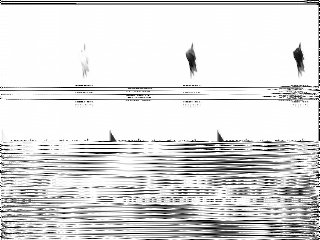
#> input picture RedFox_CTF_2026/REDFOX/echoesOfBifrost/sstv_improved_sync_decode.png, 320 x 240 px
$ python enhance_image.py
#> lines starting #> are read from the running program, lines starting #| are printed output that depends on the picture
#!/usr/bin/env python3
"""
Try different threshold levels and contrast adjustments to reveal hidden content
"""
import numpy as np
from PIL import Image, ImageEnhance

def analyze_with_different_thresholds():
    """Try extracting content at different brightness thresholds"""

    img_file = 'sstv_improved_sync_decode.png'
    img = Image.open(img_file)
#> img is the input picture: PIL image 320x240 L; min 0, max 255, mean 219.5
    img_arr = np.array(img, dtype=np.uint8)

    print(f"Image range: {img_arr.min()} to {img_arr.max()}")
#| Image range: 0 to 255
    print(f"Mean brightness: {img_arr.mean():.2f}")
#| Mean brightness: 219.51
    print(f"Std deviation: {img_arr.std():.2f}")
#| Std deviation: 64.80

    # Histogram analysis
    print("\n=== Brightness Distribution ===")
    hist, bins = np.histogram(img_arr.flatten(), bins=256, range=(0, 256))
#> hist = 256 values, max 33305 at index 254, min 16 at index 7, mean 300; bins = 257 values from 0 to 256

    # Find peaks
    peaks = []
    for i in range(1, 255):
        if hist[i] > hist[i-1] and hist[i] > hist[i+1]:
            if hist[i] > 100:  # Significant peak
                peaks.append((i, hist[i]))
#> after the loop, peaks = 44 pairs, first value 47 to 254, second value 101 to 33305

    for val, count in sorted(peaks, key=lambda x: x[1], reverse=True)[:10]:
        print(f"  Peak at {val}: {count} pixels ({100*count/img_arr.size:.1f}%)")
#> this loop made 10 passes
#> (val, count) on passes 1 to 10: (254, 33305), (127, 598), (247, 445), (245, 300), (241, 199), (213, 187), (237, 177), (210, 174), (220, 170), (229, 163)
#|   Peak at 254: 33305 pixels (43.4%)
#|   Peak at 127: 598 pixels (0.8%)
#|   Peak at 247: 445 pixels (0.6%)
#|   Peak at 245: 300 pixels (0.4%)
#|   Peak at 241: 199 pixels (0.3%)
#|   Peak at 213: 187 pixels (0.2%)
#|   Peak at 237: 177 pixels (0.2%)
#|   Peak at 210: 174 pixels (0.2%)
#> (further printed lines are left out)

    # Print value ranges
    for threshold in [100, 150, 200, 220, 240]:
        dark_pixels = np.sum(img_arr < threshold)
        print(f"  Pixels < {threshold}: {dark_pixels} ({100*dark_pixels/img_arr.size:.1f}%)")
#> this loop made 5 passes
#> dark_pixels on passes 1 to 5: 6632, 12056, 16878, 19648, 22722
#|   Pixels < 100: 6632 (8.6%)
#|   Pixels < 150: 12056 (15.7%)
#|   Pixels < 200: 16878 (22.0%)
#|   Pixels < 220: 19648 (25.6%)
#|   Pixels < 240: 22722 (29.6%)

    # Try inverting
    print("\n=== Inverted Image Analysis ===")
    inv_img_arr = 255 - img_arr
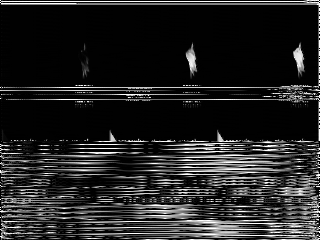
#> inv_img_arr: shape (240, 320); min 0, max 255, mean 35.5
    print(f"Inverted range: {inv_img_arr.min()} to {inv_img_arr.max()}")
#| Inverted range: 0 to 255

    # Try different contrast enhancements
    print("\n=== Testing Contrast Adjustments ===")

    for contrast_factor in [1.5, 2.0, 3.0, 5.0]:
        enhancer = ImageEnhance.Contrast(img)
        enhanced = enhancer.enhance(contrast_factor)

        out_file = f'sstv_contrast_{contrast_factor}.png'
        enhanced.save(out_file)

        enhanced_arr = np.array(enhanced, dtype=np.uint8)
        dark = np.sum(enhanced_arr < 128)
        print(f"  Contrast {contrast_factor}: saved to {out_file}, dark pixels: {dark}")
#> this loop made 4 passes
#> dark on passes 1 to 4: 13047, 14389, 15820, 17082
#|   Contrast 1.5: saved to sstv_contrast_1.5.png, dark pixels: 13047
#|   Contrast 2.0: saved to sstv_contrast_2.0.png, dark pixels: 14389
#|   Contrast 3.0: saved to sstv_contrast_3.0.png, dark pixels: 15820
#|   Contrast 5.0: saved to sstv_contrast_5.0.png, dark pixels: 17082
#> pass 1, in analyze_with_different_thresholds, `enhanced = enhancer.enhance(contrast_factor)`:
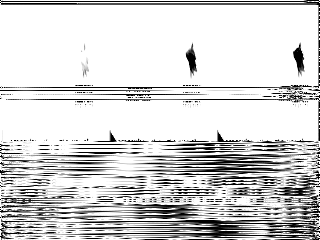
#> enhanced: PIL image 320x240 L; min 0, max 255, mean 211.8
#> pass 2, in analyze_with_different_thresholds, `enhanced = enhancer.enhance(contrast_factor)`:
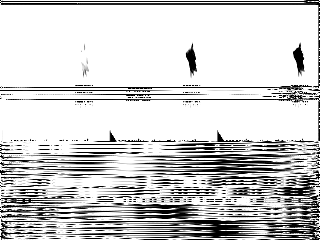
#> enhanced: PIL image 320x240 L; min 0, max 255, mean 206.7
#> pass 3, in analyze_with_different_thresholds, `enhanced = enhancer.enhance(contrast_factor)`:
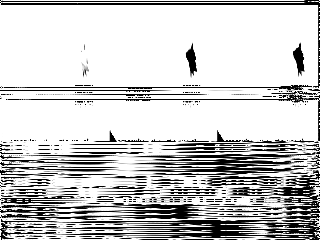
#> enhanced: PIL image 320x240 L; min 0, max 255, mean 201.5
#> after the loop:
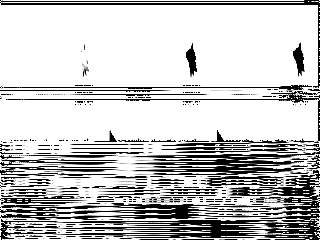
#> enhanced: PIL image 320x240 L; min 0, max 255, mean 197.5

    # Try equalization
    print("\n=== Histogram Equalization ===")
    from PIL import ImageOps
    eq_img = ImageOps.equalize(img)
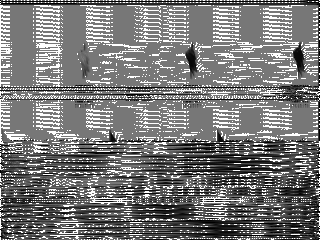
#> eq_img: PIL image 320x240 L; min 0, max 255, mean 122.1
    eq_img.save('sstv_equalized.png')

    eq_arr = np.array(eq_img, dtype=np.uint8)
    print(f"Equalized range: {eq_arr.min()} to {eq_arr.max()}")
#| Equalized range: 0 to 255
    print(f"Equalized mean: {eq_arr.mean():.2f}")
#| Equalized mean: 122.09

    # Try adaptive histogram equalization
    print("\n=== Examining Actual Data Values ===")
    unique_vals = np.unique(img_arr)
#> unique_vals = 256 values from 0 to 255
    print(f"Unique values in image: {len(unique_vals)}")
#| Unique values in image: 256
    print(f"Values: {unique_vals[:20]}...{unique_vals[-20:]}")
#> (printed output is left out)

    # Check if there's actual variation in rows
    print("\n=== Per-Row Value Distribution ===")
    for row_idx in [0, 50, 100, 150, 200, 239]:
        row = img_arr[row_idx]
        print(f"  Row {row_idx}: min={row.min()}, max={row.max()}, mean={row.mean():.1f}, unique={len(np.unique(row))}")
#> this loop made 6 passes
#|   Row 0: min=0, max=255, mean=243.1, unique=26
#|   Row 50: min=40, max=255, mean=246.9, unique=27
#|   Row 100: min=0, max=255, mean=238.7, unique=49
#|   Row 150: min=0, max=255, mean=229.5, unique=77
#|   Row 200: min=85, max=255, mean=205.5, unique=115
#|   Row 239: min=0, max=255, mean=182.7, unique=142

    # Look for the dark regions specifically
    print("\n=== Dark Pixel Locations ===")
    dark_mask = img_arr < 200
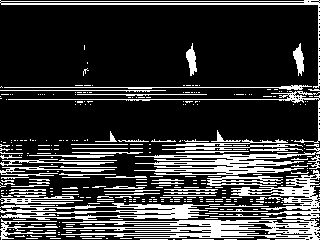
#> dark_mask: shape (240, 320) bool; 22% white in thin lines or dots
    dark_rows = np.any(dark_mask, axis=1)
    dark_row_indices = np.where(dark_rows)[0]
#> dark_row_indices = 240 values from 0 to 239

    if len(dark_row_indices) > 0:
        print(f"Rows with pixels < 200: {len(dark_row_indices)}")
#| Rows with pixels < 200: 240
        print(f"Row ranges: {dark_row_indices[0]} to {dark_row_indices[-1]}")
#| Row ranges: 0 to 239
        print(f"Gaps between: {np.diff(dark_row_indices)[:20]}")
#| Gaps between: [1 1 1 1 1 1 1 1 1 1 1 1 1 1 1 1 1 1 1 1]

        # Crop to region with actual content
        min_row = dark_row_indices[0]
#> min_row = 0
        max_row = dark_row_indices[-1] + 1
#> max_row = 240

        crop = img_arr[min_row:max_row, :]
        print(f"\nCrop shape: {crop.shape}")
#| Crop shape: (240, 320)
        crop_img = Image.fromarray(crop)
        crop_img.save('sstv_cropped_content.png')
        print("Saved cropped region to sstv_cropped_content.png")

if __name__ == '__main__':
    analyze_with_different_thresholds()

$ run again, with RedFox_CTF_2026/REDFOX/echoesOfBifrost/crop_0_4000.png_sharp.png copied over RedFox_CTF_2026/REDFOX/echoesOfBifrost/sstv_improved_sync_decode.png
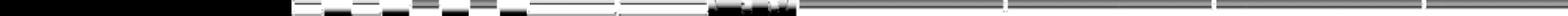
#> input picture RedFox_CTF_2026/REDFOX/echoesOfBifrost/crop_0_4000.png_sharp.png, 40000 x 400 px (shown at 1/26 size)
#> in analyze_with_different_thresholds, img is the input picture: PIL image 40000x400 L; min 0, max 255, mean 149.7
#| Image range: 0 to 255
#| Mean brightness: 149.69
#| Std deviation: 100.08
#> hist = 256 values, max 5413306 at index 255, min 0 at index 2, mean 62500; bins = 257 values from 0 to 256
#> after the loop in analyze_with_different_thresholds, `for i in range(1, 255):`: peaks = 82 pairs, first value 4 to 253, second value 119 to 890364
#> the loop in analyze_with_different_thresholds, `for val, count in sorted(peaks, key=lambda x: x[1], reverse=True)[:10]:` made 10 passes
#> (val, count) on passes 1 to 8: (169, 890364), (106, 803298), (160, 792506), (151, 779745), (52, 774600), (145, 440858), (142, 354512), (229, 276921)
#> (printed output is left out)
#> the loop in analyze_with_different_thresholds, `for threshold in [100, 150, 200, 220, 240]:` made 5 passes
#> dark_pixels on passes 1 to 5: 4844727, 6613996, 9496736, 9817218, 10270797
#> (printed output is left out)
#| Inverted range: 0 to 255
#> the loop in analyze_with_different_thresholds, `for contrast_factor in [1.5, 2.0, 3.0, 5.0]:` made 4 passes
#> dark on passes 1 to 4: 5716560, 5733408, 6105751, 6546609
#> (printed output is left out)
#> after the loop in analyze_with_different_thresholds, `for contrast_factor in [1.5, 2.0, 3.0, 5.0]:`:
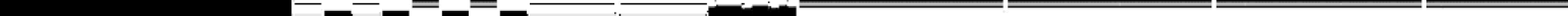
#> enhanced: PIL image 40000x400 L (shown at 1/26 size); min 0, max 255, mean 147.7
#> in analyze_with_different_thresholds, `eq_img = ImageOps.equalize(img)`:
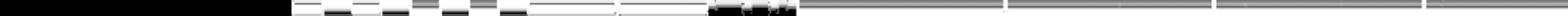
#> eq_img: PIL image 40000x400 L (shown at 1/26 size); min 0, max 255, mean 158.7
#| Equalized range: 0 to 255
#| Equalized mean: 158.71
#> unique_vals = 87 values from 0 to 255
#| Unique values in image: 87
#> (printed output is left out)
#> the loop in analyze_with_different_thresholds, `for row_idx in [0, 50, 100, 150, 200, 239]:` made 6 passes
#|   Row 0: min=0, max=255, mean=125.9, unique=10
#|   Row 50: min=0, max=255, mean=142.5, unique=42
#|   Row 100: min=0, max=255, mean=129.3, unique=46
#|   Row 150: min=0, max=255, mean=149.1, unique=43
#|   Row 200: min=0, max=255, mean=171.3, unique=50
#> (further printed lines are left out)
#> dark_row_indices = 400 values from 0 to 399
#| Rows with pixels < 200: 400
#| Row ranges: 0 to 399
#| Gaps between: [1 1 1 1 1 1 1 1 1 1 1 1 1 1 1 1 1 1 1 1]
#> min_row = 0
#> max_row = 400
#| Crop shape: (400, 40000)
